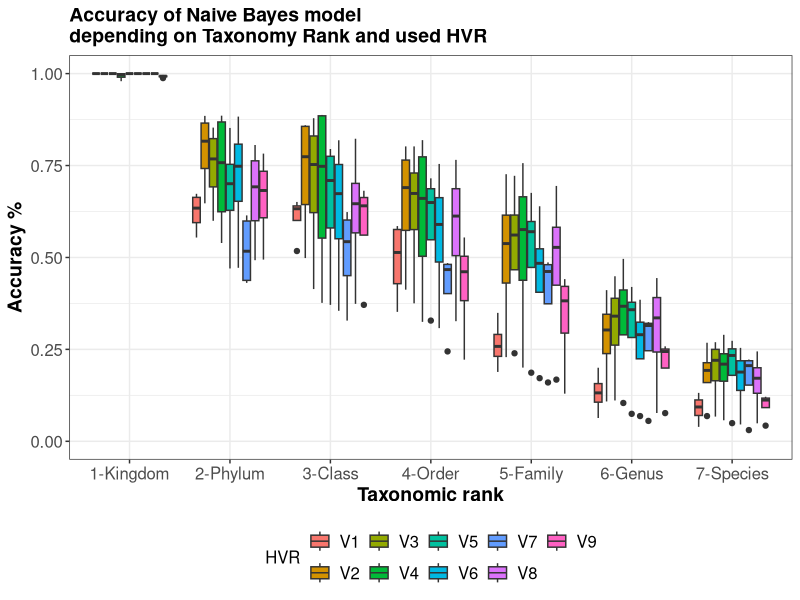
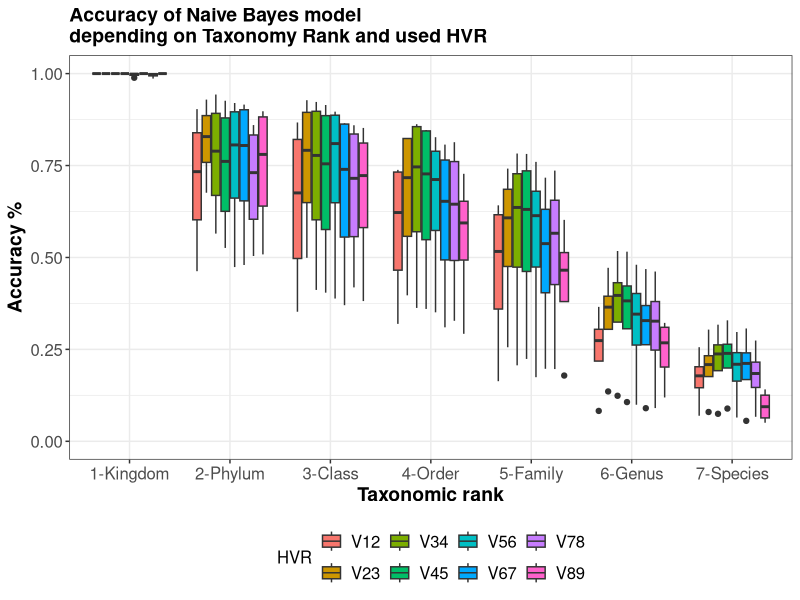
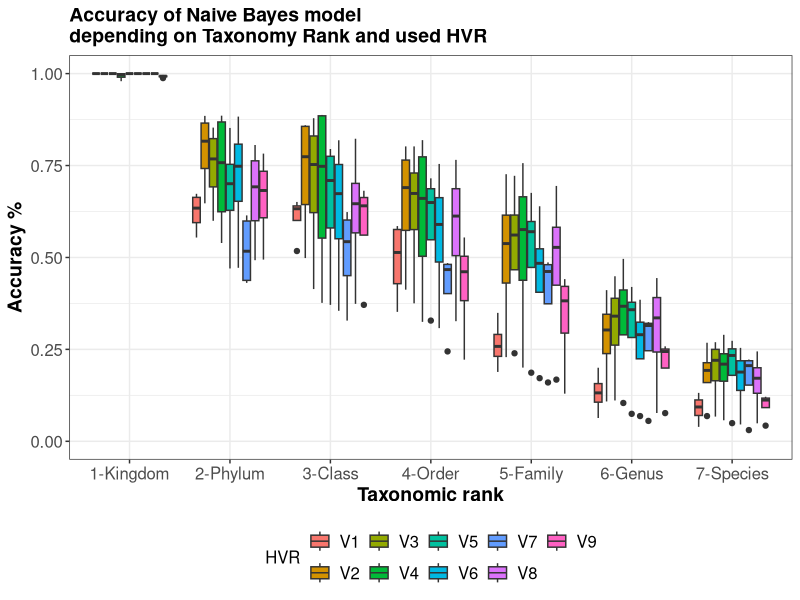
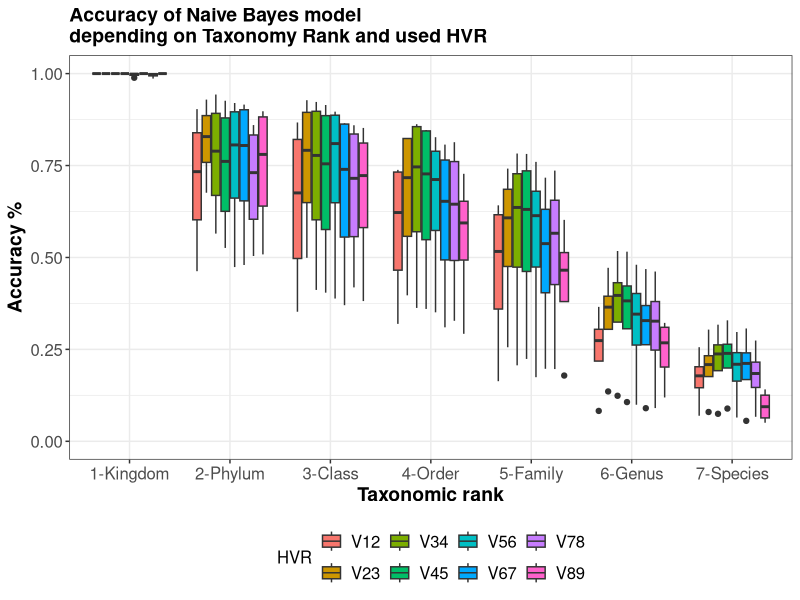
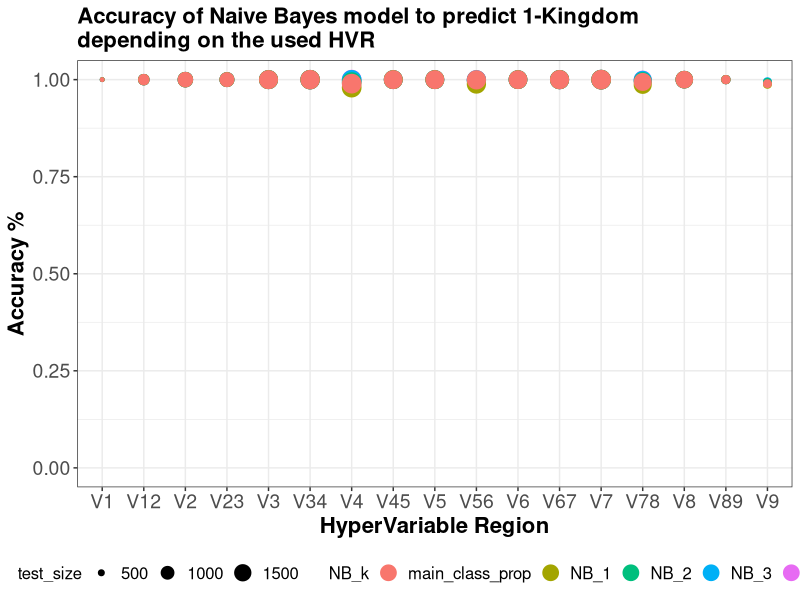
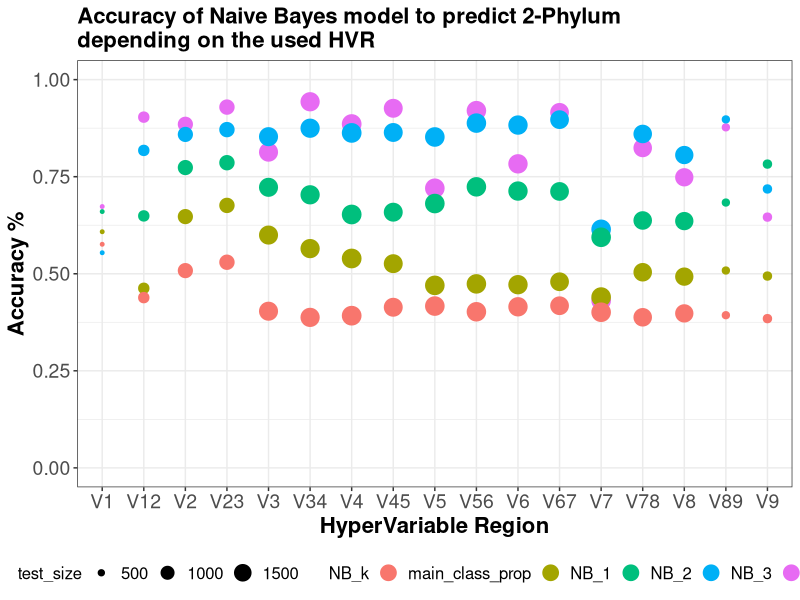
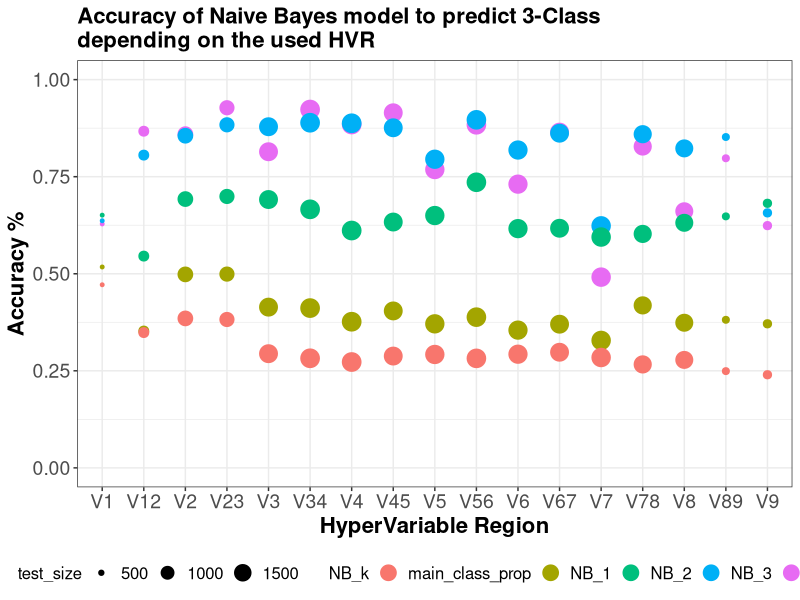
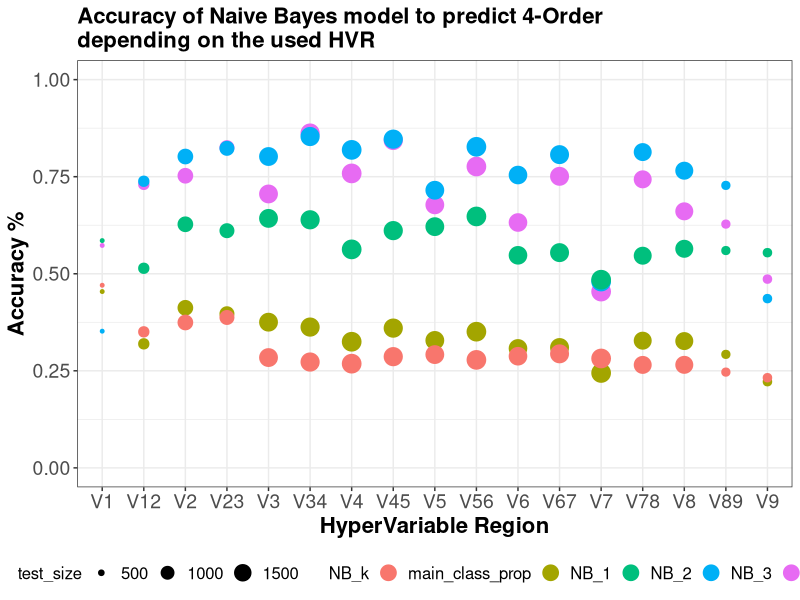

Here is the R script that generated these plots, in order:
## ---- chunk 1
library(readr)
library(ggplot2)
library(tidyverse)
## ---- chunk 2
NB_results <- read_delim("Naive Bayes - ALL NB - DB - DB.csv", 
                      ";", 
                      escape_double = FALSE, 
                      trim_ws = TRUE)


colnames(NB_results) <- c('HVR', 'TAXO_rank', 'test_size', 'main_class_prop', 'NB_4', 'NB_3', 'NB_2', 'NB_1')
## ---- chunk 3
NB_gathered_results <- NB_results %>% 
  gather('NB_k', 'Accuracy', NB_4, NB_3, NB_2, NB_1) %>% 
  select(HVR, TAXO_rank, NB_k, Accuracy)

NB_gathered_results <- NB_gathered_results %>% mutate(TAXO = case_when(
  TAXO_rank==0 ~ '1-Kingdom',
  TAXO_rank==1 ~ '2-Phylum', 
  TAXO_rank==2 ~ '3-Class',
  TAXO_rank==3 ~ '4-Order', 
  TAXO_rank==4 ~ '5-Family',
  TAXO_rank==5 ~ '6-Genus',
  TAXO_rank==6 ~ '7-Species'
)) %>% 
  select(HVR, TAXO, NB_k, Accuracy)
## ---- chunk 4
meth <- 'Naive_Bayes_up_to_4'
## ---- chunk 5
ONE_HVR <- c('V1', 'V2', 'V3', 'V4', 'V5', 'V6', 'V7', 'V8', 'V9')


p <- ggplot(data=NB_gathered_results %>% filter(HVR %in% ONE_HVR), 
            aes(x=TAXO,y=Accuracy, fill=HVR)) + 
  geom_boxplot() + 
  theme_bw() + 
  labs(x = "Taxonomic rank", y = "Accuracy %") + 
  coord_cartesian(ylim=c(0, 1)) + 
  theme(axis.text=element_text(size=12), 
        axis.title=element_text(size=14,face="bold"), 
        plot.title=element_text(size = 14, face="bold"), 
        legend.position = "bottom",
        legend.text = element_text(size = 12), 
        legend.title = element_text(size = 12)) +
  ggtitle('Accuracy of Naive Bayes model\ndepending on Taxonomy Rank and used HVR')

p

ggsave(paste("boxplot_",meth,"_with_single_hvr",".png",sep=""), width=21, height=21, units="cm")
## ---- chunk 6
p <- ggplot(data=NB_gathered_results %>% filter(!(HVR %in% ONE_HVR)), 
            aes(x=TAXO,y=Accuracy, fill=HVR)) + 
  geom_boxplot() + 
  theme_bw() + 
  labs(x = "Taxonomic rank", y = "Accuracy %") + 
  coord_cartesian(ylim=c(0, 1)) + 
  theme(axis.text=element_text(size=12), 
        axis.title=element_text(size=14,face="bold"), 
        plot.title=element_text(size = 14, face="bold"), 
        legend.position = "bottom",
        legend.text = element_text(size = 12), 
        legend.title = element_text(size = 12)) +
  ggtitle('Accuracy of Naive Bayes model\ndepending on Taxonomy Rank and used HVR')

p

ggsave(paste("boxplot_",meth,"_with_double_hvr",".png",sep=""), width=21, height=21, units="cm")
## ---- chunk 7
NB_gathered_results <- NB_results %>% 
  gather('NB_k', 'Accuracy', NB_4, NB_3, NB_2, NB_1, main_class_prop) %>% 
  select(HVR, TAXO_rank, NB_k, Accuracy, test_size)

NB_gathered_results <- NB_gathered_results %>% mutate(TAXO = case_when(
  TAXO_rank==0 ~ '1-Kingdom',
  TAXO_rank==1 ~ '2-Phylum', 
  TAXO_rank==2 ~ '3-Class',
  TAXO_rank==3 ~ '4-Order', 
  TAXO_rank==4 ~ '5-Family',
  TAXO_rank==5 ~ '6-Genus',
  TAXO_rank==6 ~ '7-Species'
)) %>% 
  select(HVR, TAXO, NB_k, Accuracy, test_size)
## ---- chunk 8
all_chosen_taxo <- NB_gathered_results %>% select(TAXO) %>% unique()

for (chosen_taxo in all_chosen_taxo[[1]]) {
  
  p <- ggplot(data=NB_gathered_results %>% filter(TAXO==chosen_taxo), 
              aes(x=HVR,y=Accuracy, color=NB_k, size=test_size)) + 
    geom_point() +
    theme_bw() + 
    labs(x = "HyperVariable Region", y = "Accuracy %") + 
    coord_cartesian(ylim=c(0, 1)) + 
    theme(axis.text=element_text(size=14), 
          axis.title=element_text(size=16,face="bold"), 
          plot.title=element_text(size=16, face="bold"), 
          legend.position = "bottom",
          legend.text = element_text(size=12), 
          legend.title = element_text(size=12)) +
    guides(colour = guide_legend(override.aes = list(size=5))) +
    ggtitle(paste('Accuracy of Naive Bayes model to predict ',chosen_taxo, '\ndepending on the used HVR', sep=''))
  
  
  ggsave(paste("boxplot_",meth,"_for_",chosen_taxo,".png",sep=""), width=24, height=21, units="cm")
}

